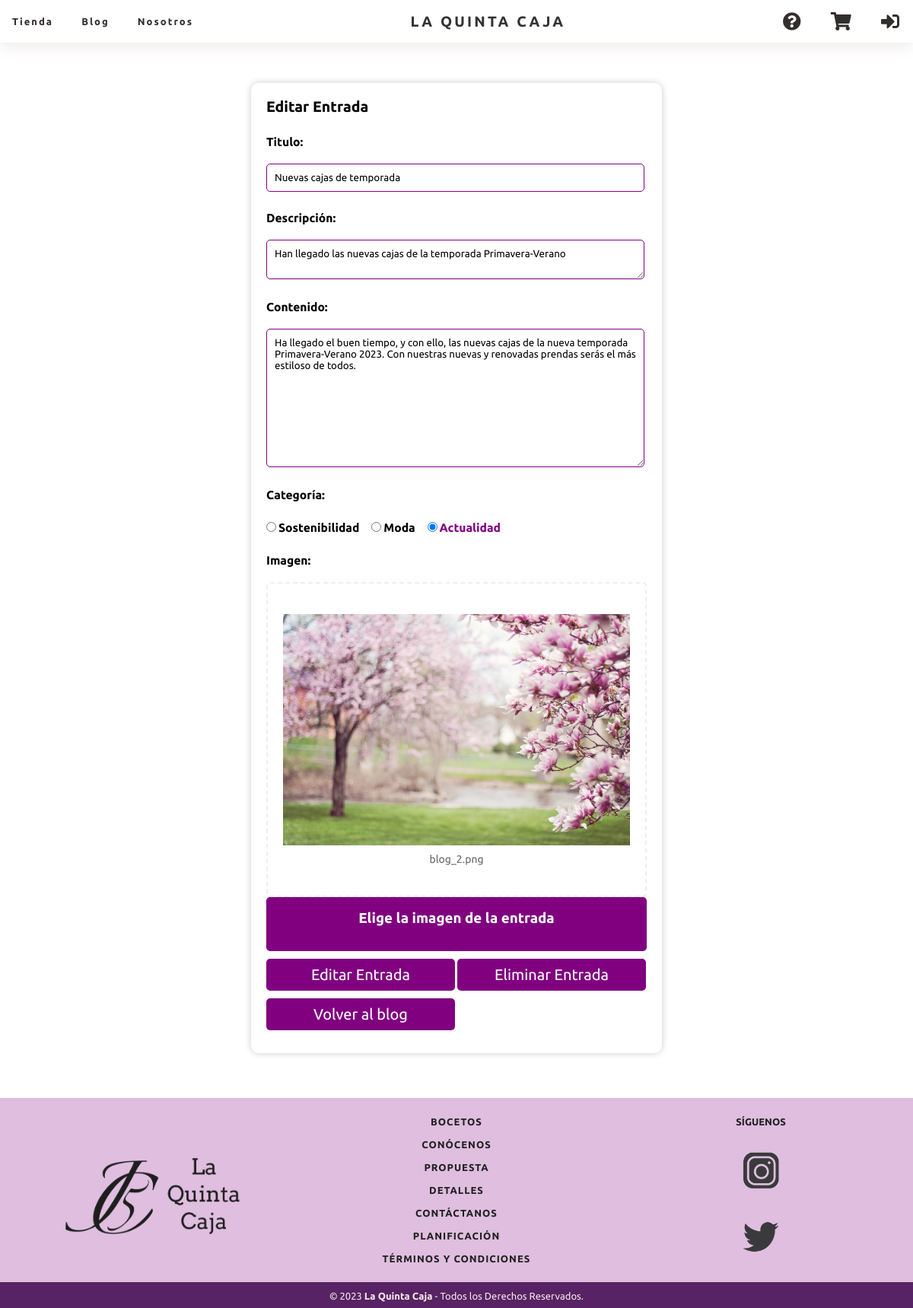
Screenshot of /editarEntrada.php?id=2 with the database file from the repository.
### tables this page shows
CREATE TABLE `blog` (
  `id` int(10) UNSIGNED NOT NULL,
  `titulo` varchar(40) NOT NULL,
  `contenido` text NOT NULL,
  `descripcion` text NOT NULL,
  `autor` int(10) UNSIGNED NOT NULL,
  `categoria` varchar(20) NOT NULL
);

### includes/Blog.php (called while the page is built, shortened)
<?php
class Blog
{
    private $id;
    private $titulo;
    private $contenido;
    private $descripcion;
    private $categoria;
    public function __construct($id=null, $titulo, $contenido, $descripcion, $autor, $categoria)
    {
        $this->id = $id;
        $this->descripcion = $descripcion;
        $this->titulo = $titulo;
        $this->contenido = $contenido;
        $this->categoria=$categoria;
    }
    public static function buscaPorId($idBlog)
    {
        $BlogDAO= new BlogDAO();
        return $BlogDAO->buscaPorId($idBlog);
    }
    public function getId()
    {
        return $this->id;
    }
    public function getDescripcion()
    {
        return $this->descripcion;
    }
    public function getTitulo()
    {
        return $this->titulo;
    }
    public function getContenido()
    {
        return $this->contenido;
    }
    public function getCategoria()
    {
        return $this->categoria;
    }
}
?>

### includes/BlogDao.php (called while the page is built, shortened)
<?php
class BlogDAO
{
    private $conn;
    public function __construct()
    {
        $this->conn = Aplicacion::getInstance()->getConexionBd();
    }
    public function buscaPorId($idBlog)
    {
        $query = sprintf("SELECT * FROM blog WHERE id=%d", $idBlog);
        $rs = $this->conn->query($query);
        if ($rs->num_rows>0) {
            $fila = $rs->fetch_assoc();
            if($fila){
            $blog = new Blog($fila['id'], $fila['titulo'], $fila['contenido'], $fila['descripcion'],
            $fila['autor'], $fila['categoria']);
            return $blog;
            }
        } else {
            error_log("Error BD ({$this->conn->errno}): {$this->conn->error}");
        }
        return false;
    }
}
?>

### includes/Aplicacion.php (called while the page is built, shortened)
<?php
class Aplicacion
{
	private $bdDatosConexion;
	private $inicializada = false;
	private $conn;
	public function init($bdDatosConexion)
	{
        if ( ! $this->inicializada ) {
    	    $this->bdDatosConexion = $bdDatosConexion;
    		$this->inicializada = true;
        }
	}
	public function getConexionBd()
	{
		if (! $this->conn ) {
			$bdHost = $this->bdDatosConexion['host'];
			$bdUser = $this->bdDatosConexion['user'];
			$bdPass = $this->bdDatosConexion['pass'];
			$bd = $this->bdDatosConexion['bd'];
			$conn = new \mysqli($bdHost, $bdUser, $bdPass, $bd);
			$this->conn = $conn;
		}
		return $this->conn;
	}
}
?>

### includes/FormularioEditarEntrada.php (the view, shortened to what this page needs)
<?php
class FormularioEditarEntrada extends Formulario
{
	 private $entrada;
	 public function setEntrada($entrada) {
		$this->entrada=$entrada;
	}
	protected function generaCamposFormulario(&$datos)
	{
		$htmlErroresGlobales = self::generaListaErroresGlobales($this->errores);
		$erroresCampos = self::generaErroresCampos(['titulo', 'contenido','descripcion','imagen'], $this->errores, 'span', array('class' => 'error'));
		if($this->entrada->getCategoria()==="sostenibilidad") {
			$sostenibilidad = 'checked';
			$moda = '';
			$actualidad = '';
		} else if ($this->entrada->getCategoria()==="actualidad"){
			$sostenibilidad = '';
			$moda = '';
			$actualidad = 'checked';
		}
		else{
			$sostenibilidad = '';
			$moda = 'checked';
			$actualidad = '';
		}
		$html=<<<EOF
		$htmlErroresGlobales
		<div class="product-form">
			<fieldset>
				<legend>Editar Entrada</legend>
				<input type="hidden" name="id" value="{$this->entrada->getId()}">
				<div>
				<p><label for="titulo">Titulo:</label></p>
				<p><input id="titulo" type="text" name="titulo" value="{$this->entrada->getTitulo()}"></p>
				{$erroresCampos['titulo']}
				</div>
				<div>
				<p><label for="descripcion">Descripción:</label></p>
				<p><textarea id="descripcion" name="descripcion">{$this->entrada->getDescripcion()}</textarea></p>
				{$erroresCampos['descripcion']}
				</div>
				<div>
				<p><label for="contenido">Contenido:</label></p>
				<p><textarea id="contenido" name="contenido" class="contenido">{$this->entrada->getContenido()}</textarea></p>
				{$erroresCampos['contenido']}
				</div>
				<div>
					<p>
						<label for="categoria">Categoría:</label>
						<input type="radio" id="sostenibilidad" name="categoria" value="sostenibilidad" $sostenibilidad>
						<label for="sostenibilidad" class="dede">Sostenibilidad</label>
						<input type="radio" id="moda" name="categoria" value="moda" $moda>
						<label for="moda" class="dede">Moda</label>
						<input type="radio" id="actualidad" name="categoria" value="actualidad" $actualidad>
						<label for="actualidad" class="dede">Actualidad</label>
					</p>
				</div>
				<div>
					<label>Imagen:</label>
					<div id='subir-archivo1' class='subir-archivo1'>
						<img src='img/blog_{$this->entrada->getId()}.png' alt='Entrada {$this->entrada->getId()}'>
						<p>blog_{$this->entrada->getId()}.png <p>
					</div>
					<div class="subir-archivo2" onchange="changeHandler(event);">
						<label for="imagen" class="upload_button">
						Elige la imagen de la entrada
						<input id="imagen" type="file" name="imagen" class="upload">
						</label>
					</div>
					{$erroresCampos['imagen']}
				</div>
				<div>
					<ul class= "botones">
						<li><button type="submit" name="accion" value="editar">Editar Entrada</button>
						</li>
						<li>
						<button type="submit" name="accion" value="eliminar">Eliminar Entrada</button>
						</li>
						<li>
						<button type="submit" formaction="blog.php">Volver al blog</button>
						</li>
					</ul>
				</div>
			</fieldset>
		</div>
		EOF;
		return $html;
	}
}
?>

### css/formulario.css (style rules this page uses)
button[type="submit"] { background: #800080; color: white; width: 100%; padding: 1rem; border: 0.125rem solid #800080; border-radius: 0.3125rem; cursor: pointer; font-size: 1.2em; }
.newP-form input[type="text"], textarea, .newE-form input[type="text"] { width: 95%; padding: 0.625rem; margin-bottom: 1.25rem; border-radius: 0.3125rem; border: 0.0625rem solid #800080; resize: vertical; }
.subir-archivo1 { display:flex; flex-direction: column; align-items: center; padding: 2.5rem 1.25rem; border: 0.125rem dashed #eee; border-radius:0.3125rem; }
.subir-archivo1 img { max-width: 100%; max-height: 100%; margin-bottom: 0.625rem; }
.subir-archivo1 p { margin: 0; font-size: 0.875rem; color: #666; }
.subir-archivo2 { position:relative; background-color: #800080; color: white; border: 0.125rem solid #800080; border-radius: 0.3125rem; cursor: pointer; margin-bottom: 0.625rem; font-size: 1.2em; }
.upload_button { display: block; text-align: center; padding:0.625rem; cursor: pointer; }
.product-form { margin: 3.125rem auto 0; max-width: 31.25rem; background-color: #fff; padding: 1.25rem; border-radius: 0.625rem; box-shadow: 0 0 0.625rem #ccc; font-family: Verdana; font-size: 0.8125rem; }
.product-form fieldset { border: none; margin: 0; padding: 0; }
.product-form legend { font-size: 1.5em; font-weight: bold; margin-bottom: 20px; }
.product-form label { display: block; font-size: 1.2em; font-weight: bold; margin-bottom: 1.25rem; margin-top: 0.3125rem; }
.product-form input[type="text"], textarea { width: 95%; padding: 0.625rem; margin-bottom: 1.25rem; border-radius: 0.3125rem; border: 0.0625rem solid #800080; resize: vertical; }
.product-form label.dede { display: inline-block; margin-right: 0.8rem; }
.product-form input[type="radio"]:checked + label { color: #800080; }
.contenido { height: 20vh }
.product-form button[type="submit"] { background-color: #800080; color: white; padding: 0.4375rem 0.4375rem; border: 0.125rem solid #800080; border-radius: 0.3125rem; cursor: pointer; margin-bottom: 0.625rem; font-size: 1.25rem; width:100%; }
.product-form ul.botones li { display:inline-block; width:49.6%; }
* { margin:0; }
* { margin: 0; padding: 0; font-family: 'Ubuntu', sans-serif; }

### rows the page displays
blog: titulo "Nuevas cajas de temporada", descripcion "Han llegado las nuevas cajas de la temporada Primavera-Verano", contenido "Ha llegado el buen tiempo, y con ello, las nuevas cajas de la nueva temporada Primavera-Verano 2023. Con nuestras nuevas y renovadas prendas serás el más estiloso de todos.", id "2"
